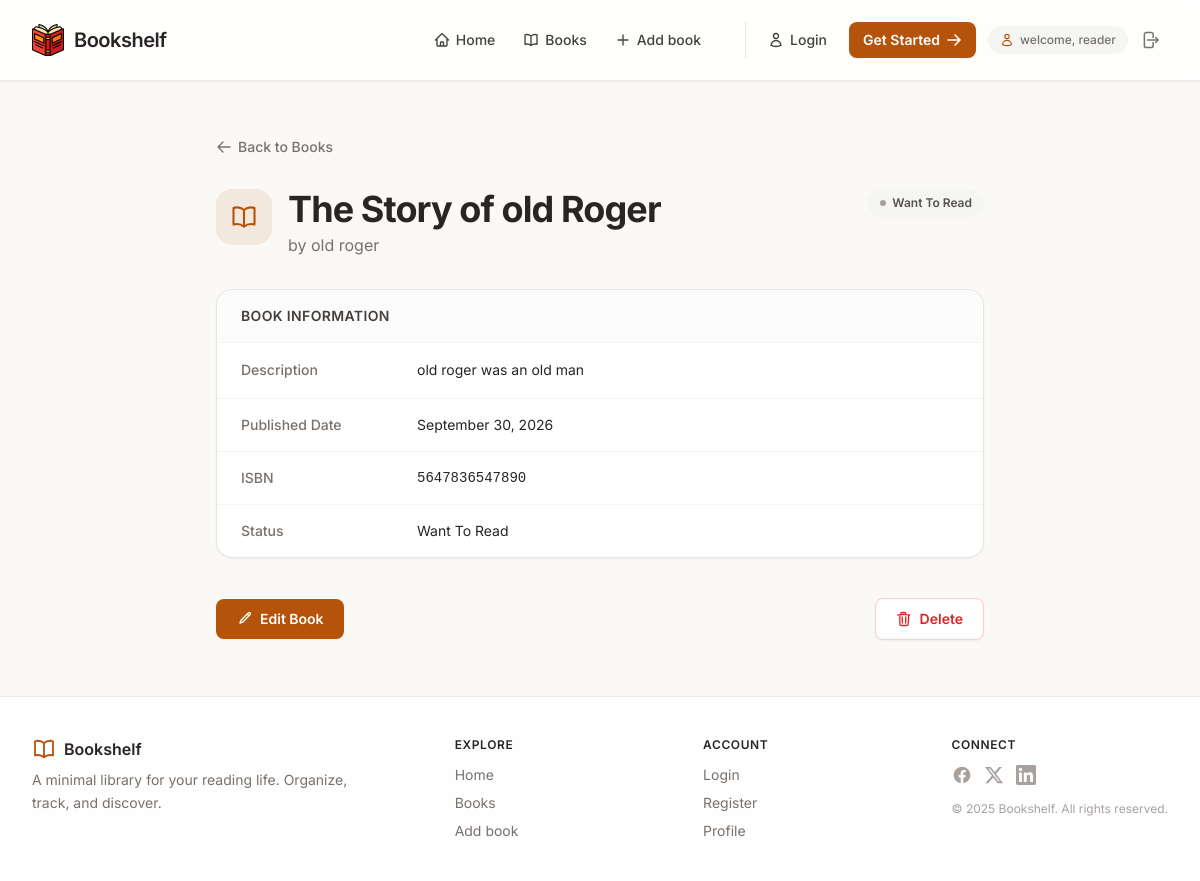
/book/2/, run on the app's committed database.
### shelf/models.py (models this page shows, shortened)
class Book(models.Model):
    STATUS_CHOICES=[
        ("want", "Want To Read"),
        ("reading", "Currently Reading"),
        ("read", "Finished"),
    ]
    title = models.CharField(max_length=200)
    author = models.CharField(max_length = 200)
    description = models.TextField()
    isbn = models.CharField(max_length=200)
    status = models.CharField(max_length=10, choices=STATUS_CHOICES, default="want")
    published_at = models.DateField(blank=True, null=True, auto_now_add=True )
    updated_at = models.DateField(blank=True, null=True, auto_now=True)
    class Meta:
        ordering = ['published_at']

### shelf/views.py (the view)
# urls.py: path('book/<int:pk>/', views.book_detail, name='book_detail'),
def book_detail(request, pk):
    context = {}
    try:
         book = Book.objects.get(pk=pk)
         context['book'] = book
    except Book.DoesNotExist:
        messages.error(request, 'Book Not Found.')
        return redirect('shelf:books')
    return render(request, 'shelf/book_detail.html', context)

### shelf/templates/shelf/book_detail.html (shortened to what this page needs)
{% extends "layout.html" %}
{% block content %}
<div class="flex flex-col gap-8 max-w-3xl mx-auto">
  <a href="{% url 'shelf:books' %}"
     class="inline-flex items-center gap-1.5 text-sm font-medium text-stone-500 hover:text-amber-700 transition-colors w-fit">
    <svg class="w-4 h-4" fill="none" stroke="currentColor" stroke-width="2" viewBox="0 0 24 24">
      <path stroke-linecap="round" stroke-linejoin="round" d="M10.5 19.5L3 12m0 0l7.5-7.5M3 12h18" />
    </svg>
    Back to Books
  </a>
  <div class="flex flex-col sm:flex-row sm:items-start justify-between gap-4">
    <div class="flex items-start gap-4">
      <div class="w-14 h-14 rounded-2xl bg-amber-700/10 flex items-center justify-center text-amber-700 shrink-0">
      </div>
      <div>
        <h1 class="text-3xl md:text-4xl font-bold tracking-tight text-stone-800">
          {{ book.title }}
        </h1>
        <p class="text-stone-500 mt-1">by {{ book.author }}</p>
      </div>
    </div>
    {% if book.status %}
      <span class="inline-flex items-center gap-1.5 px-3 py-1.5 rounded-full text-xs font-semibold
        {% if book.status == 'read' %}bg-emerald-50 text-emerald-700
        {% elif book.status == 'reading' %}bg-amber-50 text-amber-700
        {% else %}bg-stone-100 text-stone-600{% endif %}">
        <span class="w-1.5 h-1.5 rounded-full
          {% if book.status == 'read' %}bg-emerald-500
          {% elif book.status == 'reading' %}bg-amber-500
          {% else %}bg-stone-400{% endif %}"></span>
        {{ book.get_status_display|default:book.status }}
      </span>
    {% endif %}
  </div>
  <div class="bg-white border border-stone-200 rounded-2xl shadow-sm overflow-hidden">
    <div class="px-6 py-4 border-b border-stone-100 bg-stone-50/50">
      <h2 class="text-sm font-semibold text-stone-700 uppercase tracking-wide">Book Information</h2>
    </div>
    <dl class="divide-y divide-stone-100">
      <div class="px-6 py-4 flex flex-col sm:flex-row sm:items-center gap-1 sm:gap-4">
        <dt class="text-sm font-medium text-stone-500 sm:w-40 shrink-0">Description</dt>
        <dd class="text-sm text-stone-800 leading-relaxed">{{ book.description|default:"—" }}</dd>
      </div>
      <div class="px-6 py-4 flex flex-col sm:flex-row sm:items-center gap-1 sm:gap-4">
        <dt class="text-sm font-medium text-stone-500 sm:w-40 shrink-0">Published Date</dt>
        <dd class="text-sm text-stone-800">{{ book.published_at|date:"F j, Y"|default:"—" }}</dd>
      </div>
      <div class="px-6 py-4 flex flex-col sm:flex-row sm:items-center gap-1 sm:gap-4">
        <dt class="text-sm font-medium text-stone-500 sm:w-40 shrink-0">ISBN</dt>
        <dd class="text-sm text-stone-800 font-mono">{{ book.isbn|default:"—" }}</dd>
      </div>
      <div class="px-6 py-4 flex flex-col sm:flex-row sm:items-center gap-1 sm:gap-4">
        <dt class="text-sm font-medium text-stone-500 sm:w-40 shrink-0">Status</dt>
        <dd class="text-sm text-stone-800">{{ book.get_status_display|default:book.status }}</dd>
      </div>
    </dl>
  </div>
  <div class="flex flex-col sm:flex-row items-stretch sm:items-center gap-3 pt-2">
    <a href="{% url 'shelf:book_edit' book.id %}"
       class="inline-flex items-center justify-center gap-2 px-5 py-2.5 bg-amber-700 hover:bg-amber-800 text-white text-sm font-semibold rounded-lg shadow-sm hover:shadow transition-all">
      <svg class="w-4 h-4" fill="none" stroke="currentColor" stroke-width="2" viewBox="0 0 24 24">
        <path stroke-linecap="round" stroke-linejoin="round" d="M16.862 4.487l1.687-1.688a1.875 1.875 0 112.652 2.652L10.582 16.07a4.5 4.5 0 01-1.897 1.13L6 18l.8-2.685a4.5 4.5 0 011.13-1.897l8.932-8.931zM19.5 7.125L16.875 4.5" />
      </svg>
      Edit Book
    </a>
    <form method="post" action="{% url 'shelf:book_delete' book.id %}"
          onsubmit="return confirm('Are you sure you want to delete this book?');"
          class="sm:ml-auto">
      <button type="submit"
              class="w-full sm:w-auto inline-flex items-center justify-center gap-2 px-5 py-2.5 bg-white hover:bg-red-50 text-red-600 text-sm font-semibold rounded-lg border border-red-200 hover:border-red-300 shadow-sm transition-all">
        Delete
      </button>
    </form>
  </div>
</div>
{% endblock %}

### templates/layout.html (style rules this page uses)
* { font-family: 'Inter', system-ui, sans-serif; }

### data on the page
Book: title "The Story of old Roger", author "old roger", status "Want To Read", description "old roger was an old man", published_at "September 30, 2026", isbn "5647836547890"
